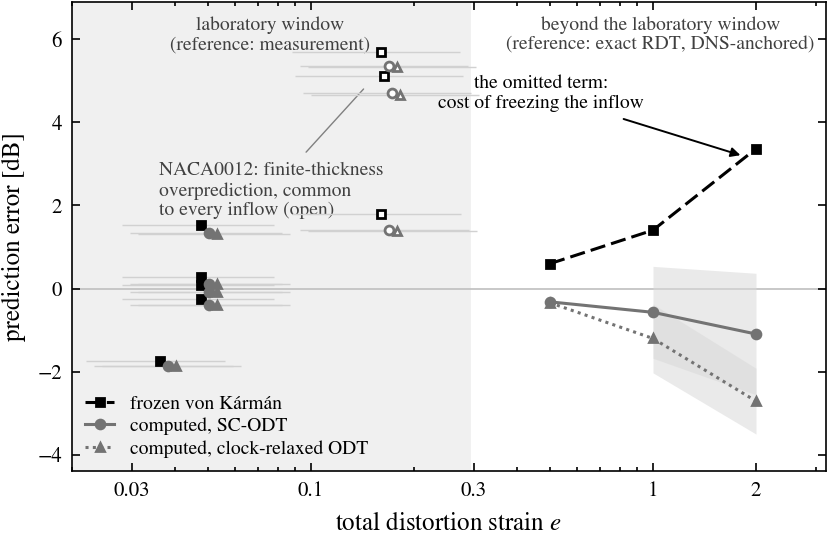

Recreate this plot in Python.
#!/usr/bin/env python3
"""CANDIDATE money-shot figure for Part III (Sparsh 2026-09-16): the cost
of the frozen-inflow assumption in one panel.

Signed far-field SPL prediction error against total distortion strain e,
judged by the best available reference at each strain:

  laboratory window (e_eff ~ 0.03-0.16): the eight published experiments
    of fig_expval (biases from metrics_expval.txt, strains from
    cases.py); flat plates filled (clean), NACA0012 open (its common
    overprediction is the finite-thickness effect, identical for every
    inflow).
  beyond it (e = 0.5-2): the exact-RDT-distorted spectrum of the model's
    relaxed state (the reference DNS validates at rapid rates); band-mean
    error over 100-1000 Hz at the fig_amiet_rapid configuration, model
    bands = +-10 log10(1+rms) where the measured rms distance exists
    (e = 1, 2).

Series: frozen von Karman (standard practice), computed SC-ODT and
clock-relaxed ODT inflows.  Monochrome, JFM canon."""
import os
import sys

import numpy as np

HERE = os.path.dirname(os.path.abspath(__file__))
sys.path.insert(0, HERE)
sys.path.insert(0, os.path.join(HERE, ".."))
import fig_amiet_rapid as far  # noqa: E402
from figstyle_jfm import FULL, plt, save  # noqa: E402

# ---- laboratory window: biases [dB] from metrics_expval.txt, strains
#      (e_ctr, e_lo, e_hi) from post/acoustics/expval/cases.py
PLATES = [  # (case, e_ctr, e_lo, e_hi, vk, odt_std, odt_fix)
    ("NA15_60", 0.0363, 0.022, 0.056, -1.74, -1.86, -1.86),
    ("BA22_19", 0.0477, 0.028, 0.078, +1.52, +1.33, +1.32),
    ("BA22_27", 0.0477, 0.028, 0.078, -0.24, -0.40, -0.40),
    ("BA22_32", 0.0477, 0.028, 0.078, +0.28, +0.12, +0.11),
    ("BA19_32", 0.0477, 0.028, 0.078, +0.08, -0.08, -0.09),
]
NACA = [
    ("PA40", 0.1602, 0.088, 0.273, +5.70, +5.35, +5.33),
    ("PA60", 0.1606, 0.088, 0.274, +1.80, +1.42, +1.39),
    ("PA90", 0.1637, 0.090, 0.278, +5.12, +4.70, +4.66),
]

ES_APP = [0.5, 1.0, 2.0]
FBAND = (100.0, 1000.0)

# per-series x jitter (multiplicative, log axis) so coincident lab points
# stay legible
JIT = {"vk": 1.0, "std": 1.055, "fix": 1.115}
STYLE = {  # colour, marker, line style, label
    "vk": ("k", "s", (0, (5, 2)), "frozen von Kármán"),
    "std": ("0.45", "o", "-", "computed, SC-ODT"),
    "fix": ("0.45", "^", (0, (1, 1.4)), "computed, clock-relaxed ODT"),
}


def app_errors():
    """Band-mean SPL error vs the exact-RDT reference at ES_APP."""
    fits_s = far.read_fits("S20")
    fits_f = far.read_fits("S20_RCS1")
    sp_s = np.load(os.path.join(far.HERE, "spectra_gateA_S20.npz"),
                   allow_pickle=True)
    sp_f = np.load(os.path.join(far.HERE, "spectra_gateA_S20_RCS1.npz"),
                   allow_pickle=True)
    ke0_s, ke0_f = fits_s[0.0][0], fits_f[0.0][0]
    ke_phys = far.CVK / far.LAMBDA
    w2 = far.UP ** 2
    f = np.geomspace(30.0, 2000.0, 40)
    m = (f >= FBAND[0]) & (f <= FBAND[1])
    out = {k: [] for k in ("vk", "std", "fix")}
    for e in ES_APP:
        g22 = far.variance_m(e, ke0_s) / far.variance_m(0.0, ke0_s)
        spl_t = far.spl_curve(f, e, ke0_s * np.exp(e / 2.0),
                              ke0_s / ke_phys, g22, w2)
        spl_v = far.spl_curve(f, 0.0, ke0_s, ke0_s / ke_phys, 1.0, w2)
        out["vk"].append(np.mean((spl_v - spl_t)[m]))
        for tag, fits, sp, ke0 in (("std", fits_s, sp_s, ke0_s),
                                   ("fix", fits_f, sp_f, ke0_f)):
            lev = far.r22(sp, e) / far.r22(sp, 0.0)
            spl_m = far.spl_curve(f, e, fits[e][0], ke0 / ke_phys, lev, w2)
            out[tag].append(np.mean((spl_m - spl_t)[m]))
    return out


def main():
    app = app_errors()
    fig, ax = plt.subplots(figsize=(0.8 * FULL, 2.75))

    # regions: laboratory window vs beyond it
    ax.axvspan(0.020, 0.29, color="0.94", zorder=0)
    ax.axhline(0.0, color="0.75", lw=0.6, zorder=1)
    ax.text(0.076, 6.55, "laboratory window\n(reference: measurement)",
            fontsize=7, ha="center", va="top", color="0.25")
    ax.text(1.05, 6.55, "beyond the laboratory window\n"
            "(reference: exact RDT, DNS-anchored)",
            fontsize=7, ha="center", va="top", color="0.25")

    for key in ("vk", "std", "fix"):
        col, mk, ls, lab = STYLE[key]
        j = JIT[key]
        # flat plates: filled; NACA0012: open (thickness-contaminated)
        col_i = {"vk": 4, "std": 5, "fix": 6}[key]
        for rows, filled in ((PLATES, True), (NACA, False)):
            x = np.array([r[1] for r in rows]) * j
            xe = np.array([[r[1] - r[2] for r in rows],
                           [r[3] - r[1] for r in rows]]) * j
            yv = [r[col_i] for r in rows]
            ax.errorbar(x, yv, xerr=xe, fmt=mk, color=col, ms=3.2,
                        mfc=(col if filled else "white"), mec=col,
                        ecolor="0.82", elinewidth=0.5, capsize=0,
                        ls="none", zorder=4)
        # application strains: connected curve (+ measured-rms band)
        ax.plot(ES_APP, app[key], color=col, ls=ls, marker=mk, ms=3.2,
                mfc=col, lw=1.1, zorder=5, label=lab)
        if key in far.RMS:
            eb = [e for e in ES_APP if e in far.RMS[key]]
            db = np.array([10 * np.log10(1 + far.RMS[key][e]) for e in eb])
            yb = np.array([app[key][ES_APP.index(e)] for e in eb])
            ax.fill_between(eb, yb - db, yb + db, color="0.85",
                            alpha=0.55, lw=0, zorder=2)

    # the finite-thickness cluster, called out once
    ax.annotate("NACA0012: finite-thickness\noverprediction, common\n"
                "to every inflow (open)",
                xy=(0.150, 5.0), xytext=(0.036, 3.05), fontsize=7,
                color="0.25", ha="left", va="top",
                arrowprops=dict(arrowstyle="-", color="0.5", lw=0.5,
                                shrinkB=4))
    ax.annotate("the omitted term:\ncost of freezing the inflow",
                xy=(1.90, 3.15), xytext=(0.47, 4.35), fontsize=7,
                ha="center",
                arrowprops=dict(arrowstyle="-|>", color="k", lw=0.7,
                                shrinkB=3))

    ax.set_xscale("log")
    ax.set_xlim(0.020, 3.2)
    ax.set_ylim(-4.4, 6.9)
    ax.set_xticks([0.03, 0.1, 0.3, 1, 2])
    ax.set_xticklabels(["0.03", "0.1", "0.3", "1", "2"])
    ax.set_xlabel(r"total distortion strain $e$")
    ax.set_ylabel(r"prediction error [dB]")
    ax.legend(loc="lower left", fontsize=7)
    fig.tight_layout(pad=0.4)
    save(fig, os.path.join(HERE, "fig_frozen_cost"))


if __name__ == "__main__":
    main()
